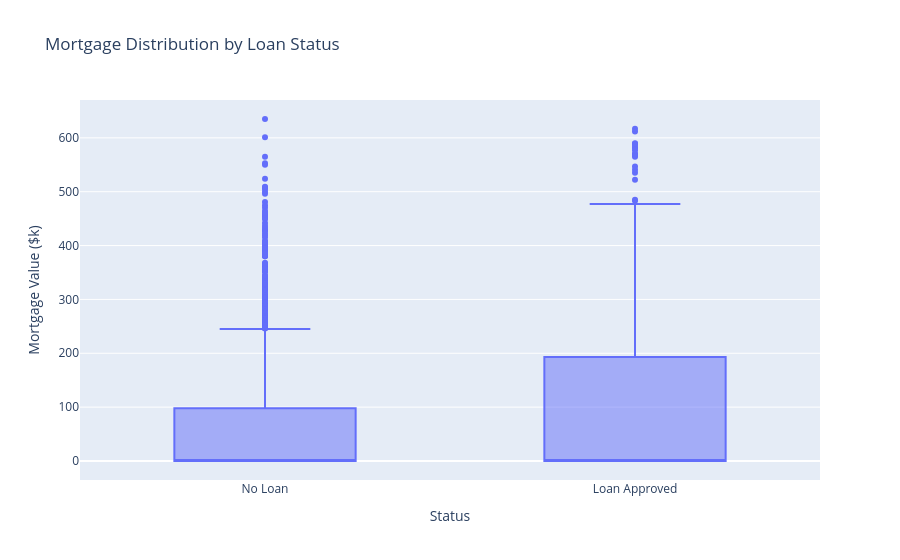

Notebook source saved alongside this figure:
### Code cell
fig_mort = px.box(
    df, 
    x='Personal.Loan', 
    y='Mortgage',
    title='Mortgage Distribution by Loan Status',
    labels={'Personal.Loan': 'Status', 'Mortgage': 'Mortgage Value ($k)'}
)

fig_mort.show()

### Figure 1 — Plotly figure (JSON) as saved in the notebook; plotly's stock layout.template omitted (floating-point values rounded to 4 significant figures; data arrays with more than 128 entries replaced by an {"elided": "..."} marker saying what was removed)
{"data": [{"alignmentgroup": "True", "hovertemplate": "Status=%{x}<br>Mortgage Value ($k)=%{y}<extra></extra>", "legendgroup": "", "marker": {"color": "#636efa"}, "name": "", "notched": false, "offsetgroup": "", "orientation": "v", "showlegend": false, "type": "box", "x": {"elided": "5000 str values"}, "x0": " ", "xaxis": "x", "y": {"elided": "5000 int values"}, "y0": " ", "yaxis": "y"}], "layout": {"boxmode": "group", "legend": {"tracegroupgap": 0}, "title": {"text": "Mortgage Distribution by Loan Status"}, "xaxis": {"anchor": "y", "domain": [0, 1], "title": {"text": "Status"}}, "yaxis": {"anchor": "x", "domain": [0, 1], "title": {"text": "Mortgage Value ($k)"}}}}
